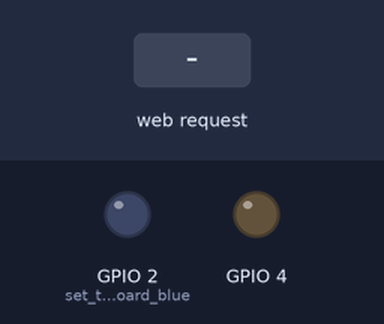
This sketch was run on a simulated ESP32. On the bench: output pins drawn as LEDs (lit = HIGH). The test bench sets the inputs (shaded band). WiFi joins after 1.5 s; servers stay silent unless stated; what the sketch prints to the serial monitor is not drawn.

Above: at 2.7 s.
2.8 s: HTTP request GET /L received
At 3.6 s:
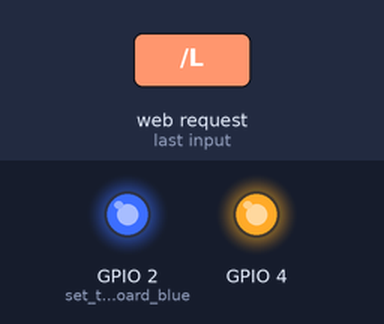
4.3 s: HTTP request GET /U received
At 4.8 s:
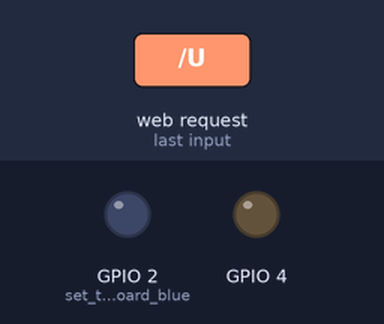
Timing chart, 0 to 7.3 s (numbered marks = the images above; inputs shaded):
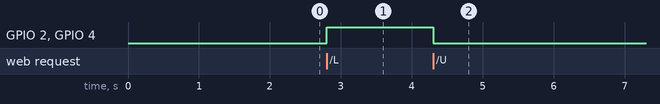

The sketch:

esp32_testing.ino
```cpp
/*
WiFi Web Server LED Blink
Hyder Shad
 Modified example code from ESp-32s library for EE364E project testing
 ///////////////
 created for arduino 25 Nov 2012
 by Tom Igoe

ported for sparkfun esp32
31.01.2017 by Jan Hendrik Berlin

 */

#include <WiFi.h>
const char* ssid     = "hsG7";
const char* password = "g7netw0rk";

WiFiServer server(80);

void setup()
{
    Serial.begin(115200);    //default serial bd rate for esp32s board, may not work well for secondary unit
    pinMode(2, OUTPUT);      // set to the on board blue LED pin
    pinMode(4, OUTPUT);

    delay(10);

    // We start by connecting to a WiFi network

    Serial.println();
    Serial.println();
    Serial.print("Connecting to ");
    Serial.println(ssid);

    WiFi.begin(ssid, password);

    while (WiFi.status() != WL_CONNECTED) {
        delay(500);
        Serial.print(".");
    }

    Serial.println("");
    Serial.println("WiFi connected.");
    Serial.println("IP address: ");
    Serial.println(WiFi.localIP());  //print out local IP address for connection

    server.begin();
}

int value = 0;

void loop(){
 WiFiClient client = server.available();    // listen for incoming clients

  if (client) {                             // if you get a client,
    Serial.println("New Client.");          // print a message out the serial port
    String currentLine = "";                // make a String to hold incoming data from the client
    while (client.connected()) {            // loop while the client's connected
      if (client.available()) {             // if there's bytes to read from the client,
        char c = client.read();             // read a byte, then
        Serial.write(c);                    // print it out the serial monitor
        if (c == '\n') {                    // if the byte is a newline character

          // if the current line is blank, you got two newline characters in a row.
          // that's the end of the client HTTP request, so send a response:
          if (currentLine.length() == 0) {
            // HTTP headers always start with a response code (e.g. HTTP/1.1 200 OK)
            // and a content-type so the client knows what's coming, then a blank line:
            client.println("HTTP/1.1 200 OK");
            client.println("Content-type:text/html");
            client.println();

            // the content of the HTTP response follows the header:
            client.print("Click <a href=\"/L\">here</a> to <strong>lock</strong> the car (LED).<br>");
            client.print("Click <a href=\"/U\">here</a> to <strong>unlock</strong> the car (LED).<br>");


 // The HTTP response ends with another blank line:
            client.println();
            // break out of the while loop:
            break;
          } else {               // if you got a newline, then clear currentLine:
            currentLine = "";
          }
        } else if (c != '\r') {  // if you got anything else but a carriage return character,
          currentLine += c;      // add it to the end of the currentLine
        }

        // Check to see if the client request was "GET /U" or "GET /U":
        if (currentLine.endsWith("GET /L")) {
          digitalWrite(2, HIGH);               // GET /L turns the LED on, "locking car"
          digitalWrite(4, HIGH);
        }
        if (currentLine.endsWith("GET /U")) {
          digitalWrite(2, LOW);                // GET /U turns the LED off, "unlocking car"
          digitalWrite(4, LOW);
        }
      }
    }
    // close the connection:
    client.stop();
    Serial.println("Client Disconnected.");
  }
}
```

Measured:
- after the input at 2.8 s, GPIO 2 (set_to_the_on_board_blue), GPIO 4: LOW → HIGH at once
- after the input at 4.3 s, GPIO 2 (set_to_the_on_board_blue), GPIO 4: HIGH → LOW at once
